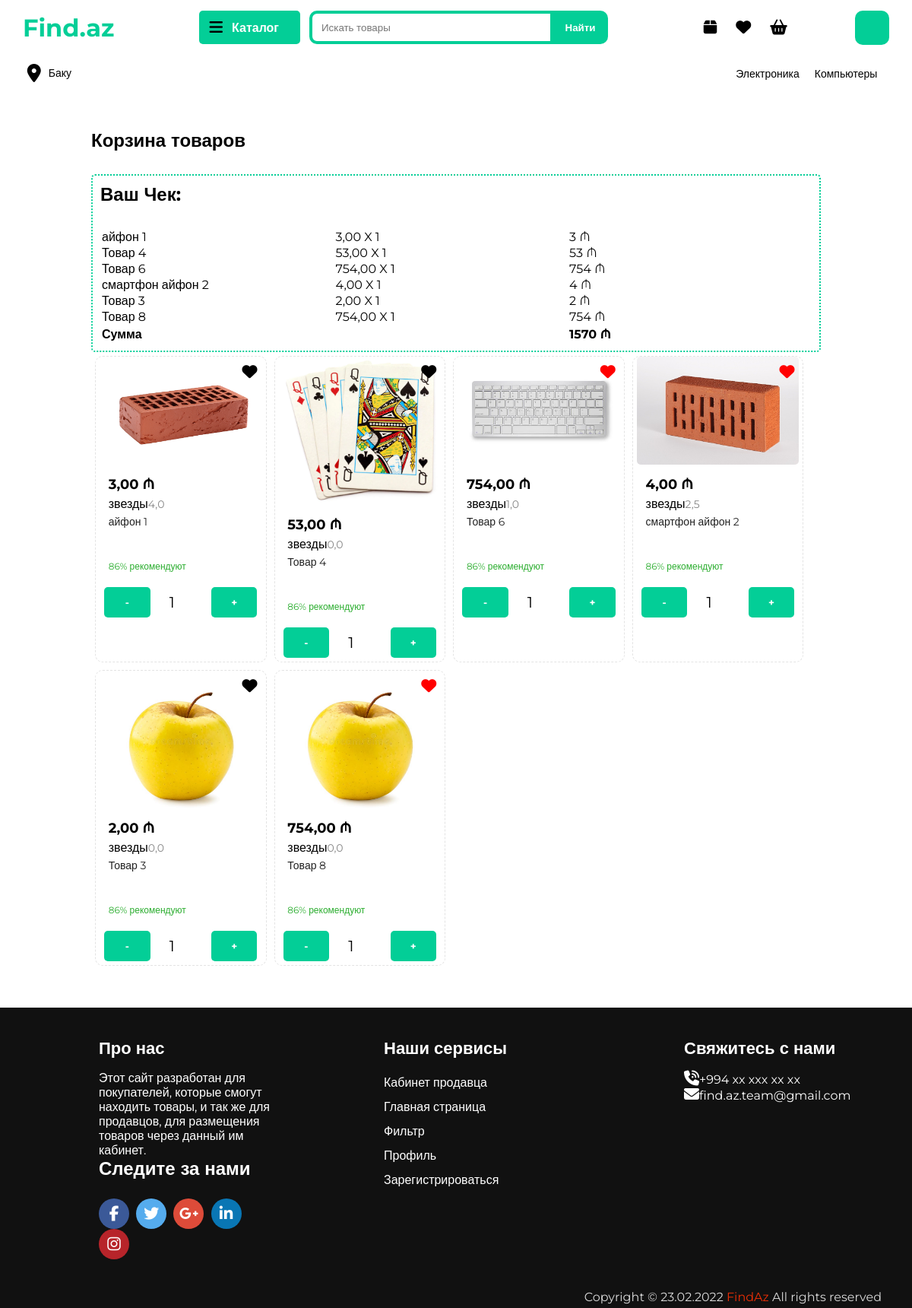
The app's page /cart/ (signed in) with its own data.
### homepage/models.py (models this page shows, shortened)
class Category(models.Model):
    name = models.CharField(max_length=100, db_index=True, unique=True, verbose_name="Категории")
    slug = models.SlugField(max_length=255, unique=True, db_index=True, verbose_name="URL")
    icon = models.CharField(max_length=255, verbose_name="Класс иконки")
    topic = models.CharField(max_length=255, verbose_name="Класс категории")
    def get_absolute_url(self):
        return reverse('category', kwargs={"catslug": self.slug})
    class Meta:
        verbose_name = "Категория"
        verbose_name_plural = "Категории"
        ordering = ['id']

class Tovar(models.Model):
    title = models.CharField(max_length=255, verbose_name="Название Товара")
    title_small = models.CharField(max_length=255, null=True, verbose_name="Название товара для поиска")
    slug = models.SlugField(max_length=255, unique=True, db_index=True, verbose_name="URL")
    for_adult = models.BooleanField(default=False, verbose_name="Товар для взрослых")
    barcode = models.CharField(max_length=255, verbose_name="Штрих код")
    brand = models.CharField(max_length=255, verbose_name="Бренд или производитель")
    weight = models.CharField(max_length=20, verbose_name="Вес")
    height = models.CharField(max_length=20, verbose_name="Высота")
    width = models.CharField(max_length=20, verbose_name="Ширина")
    length = models.CharField(max_length=20, verbose_name="Длина")
    country_of_origin = models.CharField(max_length=255, verbose_name="Страна производства")
    producer = models.CharField(max_length=255, verbose_name="Изготовитель")
    age_to_use = models.CharField(max_length=255, verbose_name="С какого возраста пользоваться")
    expiration_date_for_meal = models.CharField(max_length=255, verbose_name="Срок годности")
    expiration_date_for_gadgets = models.CharField(max_length=255, verbose_name="Срок службы")
    guarantee_period = models.CharField(max_length=255, verbose_name="Гарантийный период")
    content = models.TextField(verbose_name="Описание Товара")
    content_small = models.TextField(null=True, verbose_name="Описание Товара")
    photo_main = models.ImageField(upload_to=content_file_name, verbose_name="Фото главное")
    photo_1 = models.ImageField(upload_to=content_file_name, verbose_name="Фото 1", blank=True)
    photo_2 = models.ImageField(upload_to=content_file_name, verbose_name="Фото 2", blank=True)
    photo_3 = models.ImageField(upload_to=content_file_name, verbose_name="Фото 3", blank=True)
    photo_4 = models.ImageField(upload_to=content_file_name, verbose_name="Фото 4", blank=True)
    photo_5 = models.ImageField(upload_to=content_file_name, verbose_name="Фото 5", blank=True)
    photo_6 = models.ImageField(upload_to=content_file_name, verbose_name="Фото 6", blank=True)
    photo_7 = models.ImageField(upload_to=content_file_name, verbose_name="Фото 7", blank=True)
    photo_8 = models.ImageField(upload_to=content_file_name, verbose_name="Фото 8", blank=True)
    price = models.DecimalField(max_digits=10, decimal_places=2, verbose_name="Цена")
    price_with_skidka = models.DecimalField(max_digits=10, decimal_places=2, verbose_name="Цена со скидкой")
    time_create = models.DateTimeField(auto_now_add=True, verbose_name="Время создания")
    time_update = models.DateTimeField(auto_now=True, verbose_name="Время загрузки")
    cat = models.ForeignKey('Category', on_delete=models.PROTECT, verbose_name="Категории")
    podcat = models.ForeignKey('PodCat', on_delete=models.PROTECT, verbose_name="Подкатегории")
    podpodcat = models.ForeignKey('PodPodCat', on_delete=models.PROTECT, verbose_name="Подподкатегория")
    properties = models.JSONField(verbose_name="Характеристики в подподкатегории")
    created_by = models.ForeignKey("User", on_delete=models.CASCADE, verbose_name="Кем добавлено")
    open_times = models.SmallIntegerField(default=0, verbose_name="Сколько раз открыто")
    rating = models.FloatField(default=0)
    rating_from_user = models.ManyToManyField("User", related_name="rating_user", through="Rating_andComments")
    def get_absolute_url(self):
        return reverse('showtovar', kwargs={"tovarslug": self.slug})
    class Meta:
        verbose_name = "Товар"
        verbose_name_plural = "Товары"
        ordering = ['-time_create']

### homepage/views.py (the view)
# urls.py: path('cart/', show_cart, name="show_cart"),
@login_required(redirect_field_name="login")
def show_cart(request):
    cats = Category.objects.all()
    podcats = PodCat.objects.all()
    podpodcats = PodPodCat.objects.all()
    cart_user = auth.get_user(request)
    tovari_temp = MyCart.objects.filter(user_id=cart_user.id)
    tovari = []
    for i in tovari_temp:
        tovari.append([i.product, i.count])
    fav_tovari = cart_user.user_favorite.all()
    data = {
        "tovari": tovari,
        "fav_tovari": fav_tovari,
        "cats": cats,
        "pcats": podcats,
        "ppcats": podpodcats,
        "salesman": cart_user,
        "title": "FindAz - Корзина"
    }
    return render(request, 'homepage/cart.html', data)

### homepage/models.py (called while the page is built)
    def get_absolute_url(self):
        return reverse('podcategory', kwargs={"podcatslug": self.slug})

    def get_absolute_url(self):
        return reverse('podpodcategory', kwargs={"podpodcatslug": self.slug})

    def get_absolute_url(self):
        return reverse('profile', kwargs={"place_slug": self.place_slug})

### homepage/templates/homepage/cart.html (shortened to what this page needs)
{% extends "homepage/layout.html" %}
{% block content %}
    <main class="korzina-main">
        <div class="korzina-content">
            <h2>Корзина товаров</h2>
            <div class="cart-with-check">
                <div class="chek-tovarov">
                    <h2>Ваш Чек: </h2>
                    <table class="table-check">
                    </table>
                    <table class="for-price">
                    </table>
                </div>
                <div class="tovari">
                    {% if tovari %}
                        {% for tovar in tovari %}
                            <div class="qlavniy-tovar">
                                <div class="izbranniy-tovar">
                                    {% if request.user.is_authenticated %}
                                        <label for="{{ tovar.0.pk }}" class="{% if tovar.0 in fav_tovari %}red{% endif %}">
                                            <i class="fa-solid fa-heart {{ tovar.0.pk }}"></i>
                                        </label>
                                    {% else %}
                                        <i class="fa-solid fa-heart"></i>
                                    {% endif %}
                                </div>
                                <a href="{{ tovar.0.get_absolute_url }}">
                                    <div class="qlavniy-tovar-img"><img src="{{ tovar.0.photo_main.url }}" alt=""></div>
                                    <span class="tovar-info">
                                        <div class="chena">{{ tovar.0.price }} ₼</div>
                                        <div class="reyting">
                                            <div class="zvezda">звезды</div>
                                            <div class="chislo-ochenik">{{ tovar.0.rating }}</div>
                                        </div>
                                        <div class="tovar-name">{{ tovar.0.title|truncatewords:10 }}</div>
                                        <div class="rekomenduyemost">86% рекомендуют</div>
                                    </span>
                                </a>
                                <div class="button {{ tovar.0.pk }}"  onclick="check(this)"><button onclick="if (cart{{ tovar.0.pk }}.value<=1){} else {cart{{ tovar.0.pk }}.value--}">-</button> <input  id="cart{{ tovar.0.pk }}" type="number" min="0" value="{{ tovar.1 }}"> <button onclick="{cart{{ tovar.0.pk }}.value++}">+</button></div>
                            </div>
                        {% endfor %}
                    {% endif %}
                </div>
            </div>
        </div>
    </main>
{% endblock content %}

### homepage/templates/homepage/layout.html (shortened to what this page needs)
{% load static %}
<!DOCTYPE html>
	<html lang="en">
	<head>
		<link rel="stylesheet" type="text/css"  href="{% static 'homepage/css/style-new.css' %}">
	</head>
	<body>
	<header class="desktop-header">
		<div class="pervaya-stupen">
			<div class="logo">
				<div class="logo-text"><a href="{% url 'home' %}">Find.az</a></div>
			</div>
			<div class="poiskovoy-div">
				<div class="katalog" onclick="movekatalog()">
					<div class="katalog-icon"><i class="fa-solid fa-bars"></i></div>
					<div class="katalog-text">Каталог</div>
				</div>
				<div class="poiskovik">
                    <input type="text" placeholder="Искать товары" class="poisk-tovarov">
                    <input type="button" value="Найти">
				</div>
			</div>
			<div class="knopochniy-div">
				<div class="zakazi">
					<a href="{% if request.user.is_authenticated %}{% else %}{% url 'login' %}{% endif %}">
						<div class="zakazi-icon"><i class="fa-solid fa-box"></i></div>
					</a>
				</div>
				<div class="izbrannoe">
					<a href="{% if request.user.is_authenticated %}{% url 'show_favorites' %}{% else %}{% url 'login' %}{% endif %}">
						<div class="izbranoe-icon"><i class="fa-solid fa-heart"></i></div>
					</a>
				</div>
				<div class="korzina">
					<a href="{% if request.user.is_authenticated %}{% url 'show_cart' %}{% else %}{% url 'login' %}{% endif %}">
						<div class="korzina-icon"><i class="fa-solid fa-basket-shopping"></i></div>
					</a>
				</div>
			</div>
			{% if request.user.is_authenticated %}
				<div  class="logo-of-profile-in-mainpg">
					<div class="img">
						<img src="">
					</div>
				</div>
			{% endif %}
		</div>
		<div class="ftoraya-stupen">
			<div class="mesopolojeniye">
				<div class="mesopolojeniye-icon"><i class="fa-solid fa-location-dot"></i></div>
				<div class="mesopolojeniye-qorod">Баку</div>
			</div>
			<div class="top-kateqorii">
				<ul class="spisok-kateqoriy">
                    {% for i in cats %}
                        <li><a href="{{ i.get_absolute_url }}">{{ i.name }}</a></li>
                    {% endfor %}
				</ul>
			</div>
		</div>
	</header>
	{% block content %}
	{% endblock content %}
    <footer>
		<div class="content">
			<div class="left box">
				<div class="upper">
					<div class="topic">Про нас</div>
					<p>Этот сайт разработан для покупателей, которые смогут находить товары, и так же для продавцов, для размещения товаров через данный им кабинет.</p>
				</div>
				<div class="footer-social-link">
				<h3>Следите за нами</h3>
				<ul>
					<li>
						<a href="#">
							<i class="fa fa-facebook"></i>
						</a>
					</li>
					<li>
						<a href="#">
							<i class="fa fa-twitter"></i>
						</a>
					</li>
					<li>
						<a href="#">
							<i class="fa fa-google-plus"></i>
						</a>
					</li>
					<li>
						<a href="#">
							<i class="fa fa-linkedin"></i>
						</a>
					</li>
					<li>
						<a href="#">
							<i class="fa fa-instagram"></i>
						</a>
					</li>
				</ul>
			</div>
			</div>
			<div class="middle box">
				<div class="topic">Наши сервисы</div>
				<div><a href="{% if user.is_seller == True %}{% url "addtovar" %}{% else %}{% url 'login' %}{% endif %}">Кабинет продавца</a></div>
				<div><a href="{% url "home" %}">Главная страница</a></div>
				<div><a href="{% url "home" %}">Фильтр</a></div>
				<div><a href="{% if user.is_seller == True %}{{ user.get_absolute_url }}{% else %}{% url 'login' %}{% endif %}">Профиль</a></div>
				<div><a href="{% url "register" %}">Зарегистрироваться</a></div>
			</div>
			<div class="right box">
				<div class="topic">Свяжитесь с нами</div>
				<div class="phone">
					<a href="#"><i class="fas fa-phone-volume"></i>+994 xx xxx xx xx</a>
				</div>
				<div class="email">
					<a href="#"><i class="fas fa-envelope"></i>find.az.team@gmail.com</a>
				</div>
			</div>
		</div>
		<div class="bottom">
			<p>Copyright © 23.02.2022 <a href="#">FindAz</a> All rights reserved</p>
		</div>
	</footer>
</body>
</html>

### records on screen
Category: name "Электроника"
Category: name "Компьютеры"
Tovar: photo_main (picture), price "3,00", rating "4,0", title "айфон 1", id "1"
Tovar: photo_main (picture), price "53,00", rating "0,0", title "Товар 4", tovar "1"
Tovar: photo_main (picture), price "754,00", rating "1,0", title "Товар 6", tovar "1"
Tovar: photo_main (picture), price "4,00", rating "2,5", title "смартфон айфон 2", tovar "1"
Tovar: photo_main (picture), price "2,00", rating "0,0", title "Товар 3", tovar "1"
Tovar: photo_main (picture), price "754,00", rating "0,0", title "Товар 8", tovar "1"
